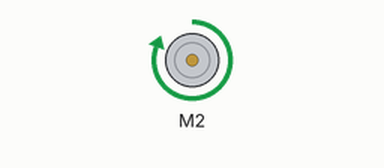
Simulated run of this sketch. Board: Arduino Uno, built with avr-gcc and run on an emulated ATmega328P. Shown: DC motor (green arrow = forward, orange = backward, longer = faster).

Above: at 2.0 s.
At 4.2 s:
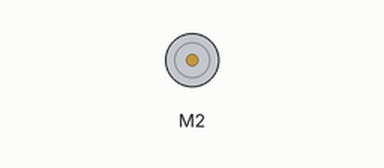
At 6.5 s:
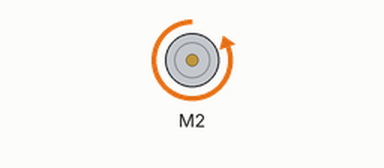
Timing chart, 0 to 11.7 s (numbered marks = the images above):
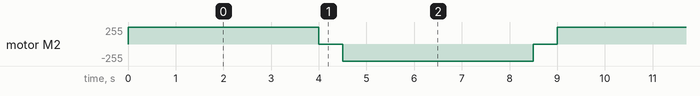

Measured:
- by itself, motor M2: repeats every 9.0 s: stopped 0.50 s, backward 255/255 4.0 s, stopped 0.50 s, forward 255/255 4.0 s

The sketch:

_0910_-_DC_motor_with_Adafruit_Motor_Shield_v2.ino
```cpp
/*  0910 - simple DC motor control with the Adafruit Motor Shield V2
 *
 * This sketch shows you how to control two small 5V DC motors using the Adafruit Motor Shield V2.
 *
 * The sketch speeds up the motor in three steps towards one direction,
 * and then does the same in the other direction.
 *
 *
 * Components
 * ----------
 *  - Arduino Uno
 *  - Adafruit Motor Shield V2.
 *  - a small 5V DC motor
 *
 *  Libraries
 *  ---------
 *  - Adafruit_MotorShield.h
 *  - Adafruit_MS_PWMServoDriver.h
 *
 * Connections
 * -----------
 *
 * Plug the motor shield on your Arduino.
 *
 * Connect the motor to the shield's M1 screw terminals.
 * Connect power from an external power supply to the
 * shield's Power screw terminal.
 *
 *  More information
 *  ----------------
 *  For more information on the Adafruit Motor Shield library, see https://github.com/adafruit/Adafruit_Motor_Shield_V2_Library
 *
 *  Created on May 28 2017 by Peter Dalmaris
 *
 */

#include <Adafruit_MotorShield.h>

// Create the motor shield object with the default I2C address
Adafruit_MotorShield AFMS = Adafruit_MotorShield();
// Or, create it with a different I2C address (say for stacking)
// Adafruit_MotorShield AFMS = Adafruit_MotorShield(0x61);

// Select which 'port' M1, M2, M3 or M4. In this case, M1 and M2.
Adafruit_DCMotor *motor1 = AFMS.getMotor(1);  // Get handle for motor 1
Adafruit_DCMotor *motor2 = AFMS.getMotor(2);  // Get handle for motor 2
// You can also make another motor on port M2

void setup() {
  AFMS.begin();  // create with the default PWM frequency 1.6KHz
}

void loop() {
//  motor1->run(FORWARD); // Run forward for half a second
//  motor1->setSpeed(50);
  motor2->run(FORWARD); // Run forward for half a second
  motor2->setSpeed(255);
  delay(4000);
//  motor1->run(RELEASE); // Run in idle for half a second
  motor2->run(RELEASE); // Run in idle for half a second
  delay(500);
//  motor1->run(BACKWARD); // Run backward for half a second
//  motor1->setSpeed(50);
  motor2->run(BACKWARD); // Run backward for half a second
  motor2->setSpeed(255);
  delay(4000);
//  motor1->run(RELEASE); // Run in idle for half a second
  motor2->run(RELEASE); // Run in idle for half a second
  delay(500);
}
```
